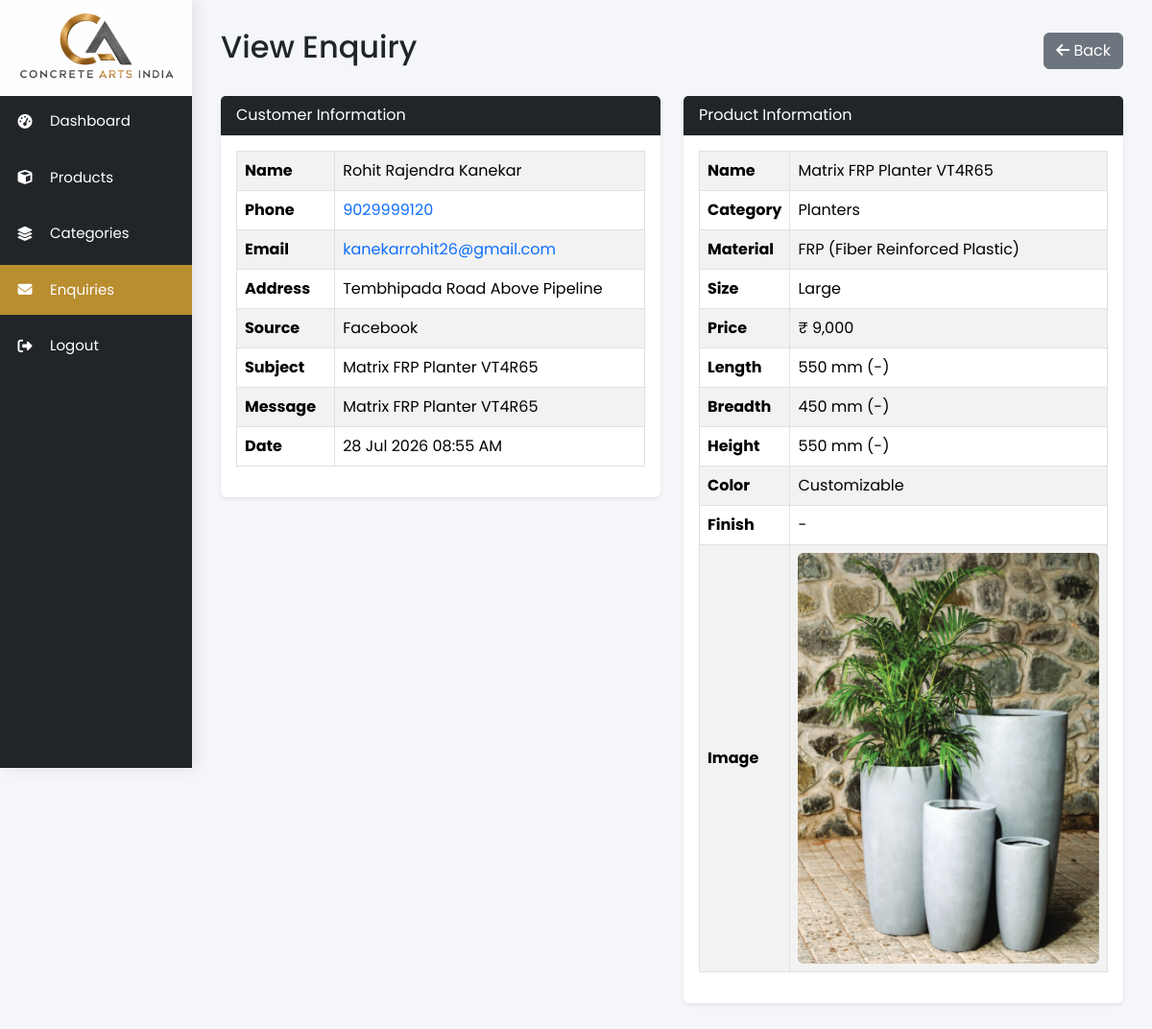
Screenshot of /admin/enquiries/view.php?id=77 (signed in) with the database file from the repository.
### tables this page shows
CREATE TABLE `enquiries` (
  `id` int(11) NOT NULL,
  `customer_name` varchar(150) NOT NULL,
  `phone` varchar(20) NOT NULL,
  `email` varchar(150) NOT NULL,
  `subject` varchar(255) DEFAULT NULL,
  `message` text DEFAULT NULL,
  `customer_address` text DEFAULT NULL,
  `source` varchar(255) DEFAULT NULL,
  `product_name` varchar(255) DEFAULT NULL,
  `product_category` varchar(100) DEFAULT NULL,
  `product_material` varchar(100) DEFAULT NULL,
  `product_size` varchar(100) DEFAULT NULL,
  `product_price` decimal(12,2) DEFAULT NULL,
  `product_length` varchar(100) DEFAULT NULL,
  `product_breadth` varchar(100) DEFAULT NULL,
  `product_height` varchar(100) DEFAULT NULL,
  `product_color` varchar(100) DEFAULT NULL,
  `product_finish` varchar(100) DEFAULT NULL,
  `product_image` varchar(500) DEFAULT NULL,
  `product_url` varchar(500) DEFAULT NULL,
  `created_at` timestamp NOT NULL DEFAULT current_timestamp()
);

### admin/enquiries/view.php (the view, shortened to what this page needs)
<?php
require_once "../includes/header.php";
require_once "../includes/sidebar.php";
$id = (int) $_GET["id"];
$stmt = $pdo->prepare("
    SELECT *
    FROM enquiries
    WHERE id = ?
");
$stmt->execute([$id]);
$enquiry = $stmt->fetch();
$isPlanter = isset($enquiry["product_category"]) && stripos($enquiry["product_category"], "planter") !== false;
?>
<div class="main-content">
    <div class="d-flex justify-content-between align-items-center mb-4">
        <h2>View Enquiry</h2>
        <a href="index.php" class="btn btn-secondary">
            <i class="fa-solid fa-arrow-left"></i>
            Back
        </a>
    </div>
    <div class="row">
        <div class="col-lg-6">
            <div class="card shadow-sm border-0 mb-4">
                <div class="card-header bg-dark text-white">
                    Customer Information
                </div>
                <div class="card-body">
                    <table class="table table-hover table-striped table-bordered align-middle">
                        <tr>
                            <th>Name</th>
                            <td><?= htmlspecialchars($enquiry["customer_name"] ?: "-") ?></td>
                        </tr>
                        <tr>
                            <th>Phone</th>
                            <td><a
                                    href="tel:<?= htmlspecialchars($enquiry["phone"] ?: "-") ?>"><?= htmlspecialchars($enquiry["phone"] ?: "-") ?></a>
                            </td>
                        </tr>
                        <tr>
                            <th>Email</th>
                            <td><a
                                    href="mailto:<?= htmlspecialchars($enquiry["email"] ?: "-") ?>"><?= htmlspecialchars($enquiry["email"] ?: "-") ?></a>
                            </td>
                        </tr>
                        <tr>
                            <th>Address</th>
                            <td><?= htmlspecialchars($enquiry["customer_address"] ?: "-") ?></td>
                        </tr>
                        <tr>
                            <th>Source</th>
                            <td><?= htmlspecialchars($enquiry["source"] ?: "-") ?></td>
                        </tr>
                        <tr>
                            <th>Subject</th>
                            <td><?= htmlspecialchars($enquiry["subject"] ?: "-") ?></td>
                        </tr>
                        <tr>
                            <th>Message</th>
                            <td><?= nl2br(htmlspecialchars($enquiry["message"]) ?: "-") ?></td>
                        </tr>
                        <tr>
                            <th>Date</th>
                            <td><?= date("d M Y h:i A", strtotime($enquiry["created_at"]) ?: "-") ?></td>
                        </tr>
                    </table>
                </div>
            </div>
        </div>
        <div class="col-lg-6">
            <div class="card shadow-sm border-0">
                <div class="card-header bg-dark text-white">
                    Product Information
                </div>
                <div class="card-body">
                    <table class="table table-hover table-striped table-bordered align-middle">
                        <tr>
                            <th>Name</th>
                            <td><?= htmlspecialchars($enquiry["product_name"] ?: "-") ?></td>
                        </tr>
                        <tr>
                            <th>Category</th>
                            <td><?= htmlspecialchars($enquiry["product_category"] ?: "-") ?></td>
                        </tr>
                        <tr>
                            <th>Material</th>
                            <td><?= htmlspecialchars($enquiry["product_material"] ?: "-") ?></td>
                        </tr>
                        <tr>
                            <th>Size</th>
                            <td><?= htmlspecialchars($enquiry["product_size"] ?: "-") ?></td>
                        </tr>
                        <tr>
                            <th>Price</th>
                            <td>
                                <?= !empty($enquiry["product_price"])
                                    ? "₹ " . number_format((float) $enquiry["product_price"], 0, ".", ",")
                                    : "-" ?>
                            </td>
                        </tr>
                        <?php if ($isPlanter): ?>
                            <?php
                                function formatDimensionString($val) {
                                    $val = trim($val);
                                    return $val;
                                }
                            ?>
                            <tr>
                                <th>Length</th>
                                <td><?= htmlspecialchars(formatDimensionString($enquiry["product_length"] ?? "")) ?></td>
                            </tr>
                            <tr>
                                <th>Breadth</th>
                                <td><?= htmlspecialchars(formatDimensionString($enquiry["product_breadth"] ?? "")) ?></td>
                            </tr>
                            <tr>
                                <th>Height</th>
                                <td><?= htmlspecialchars(formatDimensionString($enquiry["product_height"] ?? "")) ?></td>
                            </tr>
                        <?php endif; ?>
                        <tr>
                            <th>Color</th>
                            <td><?= htmlspecialchars($enquiry["product_color"] ?: "-") ?></td>
                        </tr>
                        <tr>
                            <th>Finish</th>
                            <td><?= htmlspecialchars($enquiry["product_finish"] ?: "-") ?></td>
                        </tr>
                        <tr>
                            <th>Image</th>
                            <td>
                                <?php if (!empty($enquiry["product_image"])): ?>
                                    <img src="<?= htmlspecialchars($enquiry["product_image"]) ?>"
                                        alt="<?= htmlspecialchars($enquiry["product_name"] ?? 'Product') ?>"
                                        style="object-fit: cover; border-radius: 6px; max-width: 100%;">
                                <?php else: ?>
                                    -
                                <?php endif; ?>
                            </td>
                        </tr>
                    </table>
                </div>
            </div>
        </div>
    </div>
</div>
<?php require_once "../includes/footer.php"; ?>

### admin/includes/header.php (style rules this page uses)
* { margin: 0; padding: 0; box-sizing: border-box; font-family: 'Poppins', sans-serif; }
body { background: #f4f6f9; }
a { text-decoration: none; }
.main-content { margin-left: 200px; padding: 30px; }

### rows the page displays
enquiries: customer_name "Rohit Rajendra Kanekar", phone "9029999120", email "kanekarrohit26@gmail.com", customer_address "Tembhipada Road Above Pipeline", source "Facebook", subject "Matrix FRP Planter VT4R65", message "Matrix FRP Planter VT4R65", created_at "28 Jul 2026 08:55 AM", product_name "Matrix FRP Planter VT4R65", product_category "Planters", product_material "FRP (Fiber Reinforced Plastic)", product_size "Large", product_price "9,000", product_length "550 mm (-)", product_breadth "450 mm (-)", product_height "550 mm (-)", product_color "Customizable", product_finish "-", product_image (picture)
